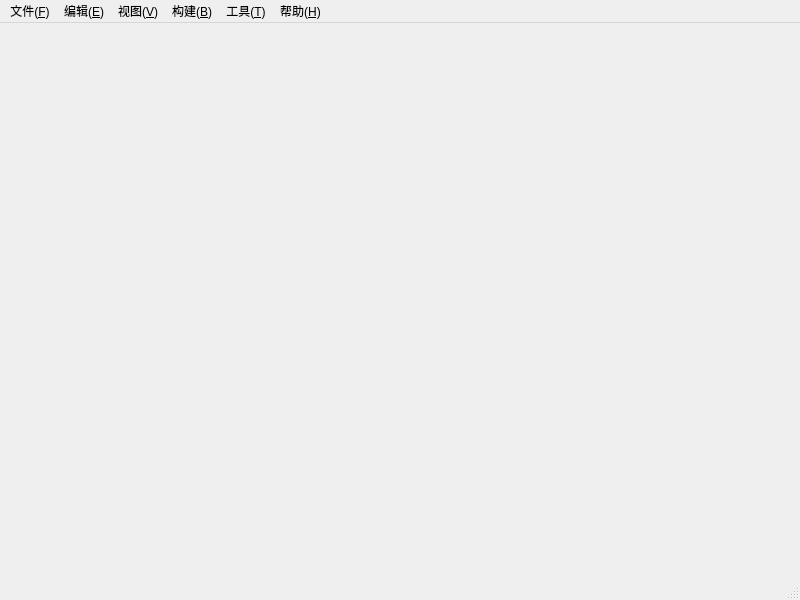
<?xml version="1.0" encoding="UTF-8"?>
<ui version="4.0">
 <class>MainWindow</class>
 <widget class="QMainWindow" name="MainWindow">
  <property name="geometry">
   <rect>
    <x>0</x>
    <y>0</y>
    <width>800</width>
    <height>600</height>
   </rect>
  </property>
  <property name="minimumSize">
   <size>
    <width>400</width>
    <height>200</height>
   </size>
  </property>
  <property name="windowTitle">
   <string>Sail Python Editor</string>
  </property>
  <widget class="QWidget" name="centralwidget"/>
  <widget class="QMenuBar" name="menubar">
   <property name="geometry">
    <rect>
     <x>0</x>
     <y>0</y>
     <width>800</width>
     <height>23</height>
    </rect>
   </property>
   <widget class="QMenu" name="M_file">
    <property name="title">
     <string>文件(&amp;F)</string>
    </property>
    <addaction name="A_new"/>
    <addaction name="A_open"/>
    <addaction name="A_save"/>
    <addaction name="A_saveas"/>
    <addaction name="separator"/>
    <addaction name="A_set"/>
    <addaction name="separator"/>
    <addaction name="A_quit"/>
   </widget>
   <widget class="QMenu" name="M_edit">
    <property name="title">
     <string>编辑(&amp;E)</string>
    </property>
    <addaction name="A_undo"/>
    <addaction name="A_redo"/>
    <addaction name="separator"/>
    <addaction name="A_cut"/>
    <addaction name="A_copy"/>
    <addaction name="A_paste"/>
    <addaction name="A_del"/>
    <addaction name="separator"/>
    <addaction name="A_all"/>
   </widget>
   <widget class="QMenu" name="M_build">
    <property name="title">
     <string>构建(&amp;B)</string>
    </property>
    <addaction name="A_run"/>
   </widget>
   <widget class="QMenu" name="M_tools">
    <property name="title">
     <string>工具(&amp;T)</string>
    </property>
    <addaction name="A_add_tools"/>
    <addaction name="separator"/>
   </widget>
   <widget class="QMenu" name="M_help">
    <property name="title">
     <string>帮助(&amp;H)</string>
    </property>
    <addaction name="A_pydoc"/>
    <addaction name="A_help"/>
    <addaction name="separator"/>
    <addaction name="A_about"/>
    <addaction name="A_aboutQT"/>
   </widget>
   <widget class="QMenu" name="M_view">
    <property name="title">
     <string>视图(&amp;V)</string>
    </property>
    <addaction name="A_wrap"/>
    <addaction name="A_info_bar"/>
   </widget>
   <addaction name="M_file"/>
   <addaction name="M_edit"/>
   <addaction name="M_view"/>
   <addaction name="M_build"/>
   <addaction name="M_tools"/>
   <addaction name="M_help"/>
  </widget>
  <widget class="QStatusBar" name="statusBar"/>
  <action name="A_new">
   <property name="text">
    <string>新建(&amp;N)</string>
   </property>
   <property name="shortcut">
    <string>Ctrl+N</string>
   </property>
  </action>
  <action name="A_open">
   <property name="text">
    <string>打开(&amp;O)...</string>
   </property>
   <property name="toolTip">
    <string>打开</string>
   </property>
   <property name="shortcut">
    <string>Ctrl+O</string>
   </property>
  </action>
  <action name="A_save">
   <property name="text">
    <string>保存(&amp;S)</string>
   </property>
   <property name="toolTip">
    <string>保存</string>
   </property>
   <property name="shortcut">
    <string>Ctrl+S</string>
   </property>
  </action>
  <action name="A_saveas">
   <property name="text">
    <string>另存为(&amp;A)...</string>
   </property>
   <property name="toolTip">
    <string>另存为</string>
   </property>
   <property name="shortcut">
    <string>Ctrl+Shift+S</string>
   </property>
  </action>
  <action name="A_quit">
   <property name="text">
    <string>退出(&amp;X)</string>
   </property>
   <property name="toolTip">
    <string>退出</string>
   </property>
  </action>
  <action name="A_undo">
   <property name="text">
    <string>撤销(&amp;U)</string>
   </property>
   <property name="toolTip">
    <string>撤销</string>
   </property>
   <property name="shortcut">
    <string>Ctrl+Z</string>
   </property>
  </action>
  <action name="A_redo">
   <property name="text">
    <string>重做(&amp;R)</string>
   </property>
   <property name="toolTip">
    <string>重做</string>
   </property>
   <property name="shortcut">
    <string>Ctrl+Y</string>
   </property>
  </action>
  <action name="A_cut">
   <property name="text">
    <string>剪切(&amp;T)</string>
   </property>
   <property name="toolTip">
    <string>剪切</string>
   </property>
   <property name="shortcut">
    <string>Ctrl+X</string>
   </property>
  </action>
  <action name="A_copy">
   <property name="text">
    <string>复制(C&amp;)</string>
   </property>
   <property name="toolTip">
    <string>复制</string>
   </property>
   <property name="shortcut">
    <string>Ctrl+C</string>
   </property>
  </action>
  <action name="A_paste">
   <property name="text">
    <string>粘贴(&amp;P)</string>
   </property>
   <property name="toolTip">
    <string>粘贴</string>
   </property>
   <property name="shortcut">
    <string>Ctrl+V</string>
   </property>
  </action>
  <action name="A_all">
   <property name="text">
    <string>全选(&amp;A)</string>
   </property>
   <property name="toolTip">
    <string>全选</string>
   </property>
   <property name="shortcut">
    <string>Ctrl+A</string>
   </property>
  </action>
  <action name="A_run">
   <property name="text">
    <string>运行(&amp;R)</string>
   </property>
   <property name="toolTip">
    <string>运行</string>
   </property>
   <property name="shortcut">
    <string>F5</string>
   </property>
  </action>
  <action name="A_compile">
   <property name="text">
    <string>编译为PYC文件(&amp;C)</string>
   </property>
   <property name="toolTip">
    <string>编译为PYC文件</string>
   </property>
   <property name="shortcut">
    <string>F7</string>
   </property>
  </action>
  <action name="A_pack">
   <property name="text">
    <string>打包成EXE文件(&amp;P)</string>
   </property>
   <property name="shortcut">
    <string>Ctrl+F7</string>
   </property>
  </action>
  <action name="A_content">
   <property name="checkable">
    <bool>false</bool>
   </property>
   <property name="enabled">
    <bool>true</bool>
   </property>
   <property name="text">
    <string>本节课的学习内容(&amp;C)</string>
   </property>
   <property name="toolTip">
    <string>本节课的学习内容</string>
   </property>
  </action>
  <action name="A_task">
   <property name="enabled">
    <bool>false</bool>
   </property>
   <property name="text">
    <string>任务内容(&amp;T)</string>
   </property>
   <property name="toolTip">
    <string>任务内容</string>
   </property>
  </action>
  <action name="A_work">
   <property name="enabled">
    <bool>false</bool>
   </property>
   <property name="text">
    <string>提交作业(&amp;U)</string>
   </property>
   <property name="toolTip">
    <string>提交作业</string>
   </property>
  </action>
  <action name="A_add_tools">
   <property name="text">
    <string>添加工具(&amp;A)...</string>
   </property>
   <property name="toolTip">
    <string>添加工具</string>
   </property>
  </action>
  <action name="A_pydoc">
   <property name="text">
    <string>Python文档(&amp;H)</string>
   </property>
   <property name="toolTip">
    <string>Python文档</string>
   </property>
   <property name="shortcut">
    <string>F1</string>
   </property>
  </action>
  <action name="A_help">
   <property name="text">
    <string>软件帮助(&amp;S)</string>
   </property>
   <property name="toolTip">
    <string>软件帮助</string>
   </property>
  </action>
  <action name="A_about">
   <property name="text">
    <string>关于 Sail Python Editor(&amp;A)</string>
   </property>
   <property name="toolTip">
    <string>关于 Sail Python Editor</string>
   </property>
  </action>
  <action name="A_set">
   <property name="text">
    <string>首选项(&amp;S)</string>
   </property>
   <property name="toolTip">
    <string>首选项</string>
   </property>
  </action>
  <action name="A_del">
   <property name="text">
    <string>删除(&amp;L)</string>
   </property>
   <property name="toolTip">
    <string>删除</string>
   </property>
   <property name="shortcut">
    <string>Del</string>
   </property>
  </action>
  <action name="A_wrap">
   <property name="checkable">
    <bool>true</bool>
   </property>
   <property name="text">
    <string>自动换行(&amp;W)</string>
   </property>
   <property name="toolTip">
    <string>自动换行</string>
   </property>
  </action>
  <action name="A_p">
   <property name="text">
    <string>放大视图(&amp;I)</string>
   </property>
   <property name="toolTip">
    <string>放大视图</string>
   </property>
   <property name="shortcut">
    <string>Ctrl+=</string>
   </property>
  </action>
  <action name="A_m">
   <property name="text">
    <string>缩小视图(&amp;O)</string>
   </property>
   <property name="toolTip">
    <string>缩小视图</string>
   </property>
   <property name="shortcut">
    <string>Ctrl+-</string>
   </property>
  </action>
  <action name="A_font">
   <property name="text">
    <string>字体(&amp;F)...</string>
   </property>
   <property name="toolTip">
    <string>字体</string>
   </property>
  </action>
  <action name="A_rest">
   <property name="text">
    <string>还原视图</string>
   </property>
   <property name="toolTip">
    <string>还原视图</string>
   </property>
   <property name="shortcut">
    <string>Ctrl+0</string>
   </property>
  </action>
  <action name="A_add_plugin">
   <property name="text">
    <string>添加插件(&amp;P)...</string>
   </property>
  </action>
  <action name="A_info_bar">
   <property name="checkable">
    <bool>true</bool>
   </property>
   <property name="text">
    <string>调试输出</string>
   </property>
  </action>
  <action name="A_aboutQT">
   <property name="text">
    <string>关于 QT</string>
   </property>
  </action>
 </widget>
 <resources/>
 <connections/>
</ui>
